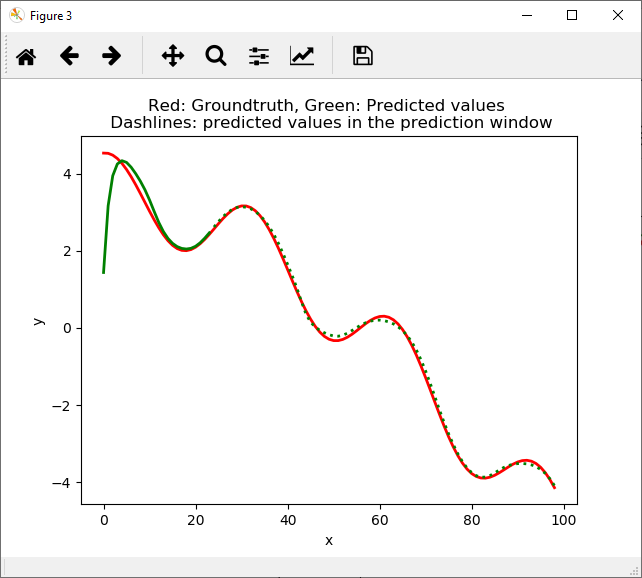

Here is the Python script that generated this plot:
from dataset.time_series import MockTs
import example2.model2 as model2
import torch
import torch.optim as optim
import math

from matplotlib import pyplot as plt
import numpy as np

ts = MockTs()

use_cuda = torch.cuda.is_available()
device = torch.device("cuda" if use_cuda else "cpu")

# takes a batch and splits it into input, target and covariates. The implementation depends on the
# type of dataset used. In this example, the covariate is just the time index
def split_batch(batch):
    # convert from numpy to pytorch tensor
    # target is the input time shifted by one unit
    # convert from numpy to pytorch tensor
    input = torch.from_numpy(batch[0]).to(device).float()
    target = torch.from_numpy(batch[1]).to(device).float()
    time_idx = torch.from_numpy(batch[2]).to(device).float()

    # Add extra dimension to the input and time_idx (covariate) so they can be concatenated
    # along the third dimension.
    input = input.unsqueeze(2)
    time_idx = time_idx.unsqueeze(2)
    covariates = time_idx
    return input, target, covariates

def ts_generator(ts_obj, n_steps, batch_size):
    """
    This is a util generator function for Keras
    :param ts_obj: a Dataset child class object that implements the 'next_batch' method
    :param n_steps: parameter that specifies the length of the net's input tensor
    :return:
    """
    while 1:
        batch = ts_obj.next_batch(batch_size, n_steps)
        yield batch[0], batch[1], batch[2]
# Total context window size used for training. The context window consists of 1. conditioning_context where input
# data points are available and network predictions are conditioned on actual input data, and 2. prediction_context,
# where the network predictions are conditioned on network output at the previous step. I use half of the context
# for training and half for prediction. Feel free to try other combinations. Covariates such as time step are assumed
# to be available for the entire context window
context_size = 100
batch_size = 20
batch_gen = ts_generator(ts, context_size, batch_size)
model2 = model2.model2(2, 2).to(device)

criterion = torch.nn.MSELoss()
optimizer = optim.Adam(model2.parameters(), lr=0.001)
# I tried decreasing the learning rate every 100 epochs - dividing by 2 (gamma = 0.5), 10 (gamma = 0.1) etc., but
# it didn't make a difference in my experiments.
scheduler = optim.lr_scheduler.StepLR(optimizer, step_size=100, gamma=1)
num_batches = 200
batch_num = 1
for batch in batch_gen:
    if batch_num > num_batches:
        break
    input, target, covariates = split_batch(batch)
    # cond_ctx_len is partition of the training data over which network output is conditioned on input data. pred_ctx_len is
    # the other part of the partition where the network output is conditioned on previous network outputs.
    cond_ctx_len = (int)(input.shape[1])
    pred_ctx_len = (int)(input.shape[1]) - cond_ctx_len

    optimizer.zero_grad()
    out = model2(input[:, 0:cond_ctx_len, :], covariates, future=pred_ctx_len)
    loss = criterion(out, target)
    loss.backward()
    scheduler.step()
    optimizer.step()
    print('step: {0}, loss: {1}'.format(batch_num, loss.item()))
    batch_num = batch_num + 1

with torch.no_grad():
    test_data = ts.next_batch(1, context_size)
    input, target, covariates = split_batch(test_data)
    cond_ctx_len = (int)(input.shape[1]/2)
    pred_ctx_len = (int)(input.shape[1]) - cond_ctx_len
    pred = model2(input[:, 0:cond_ctx_len, :], covariates, future=pred_ctx_len)
    y = pred[0, :].detach().cpu().numpy()
    target = target[0, :].detach().cpu().numpy()

plt.figure()
plt.title('Red: Groundtruth, Green: Predicted values \n Dashlines: predicted values in the prediction window')
plt.xlabel('x')
plt.ylabel('y')
plt.xticks()
plt.yticks()
plt.plot(np.arange(target.size), target, 'r', linewidth=2.0)
plt.plot(np.arange(cond_ctx_len), y[0:cond_ctx_len], 'g', linewidth=2.0)
plt.plot(np.arange(cond_ctx_len,  cond_ctx_len + pred_ctx_len), y[cond_ctx_len:], 'g'+':', linewidth=2.0)
plt.show()
print('done')
